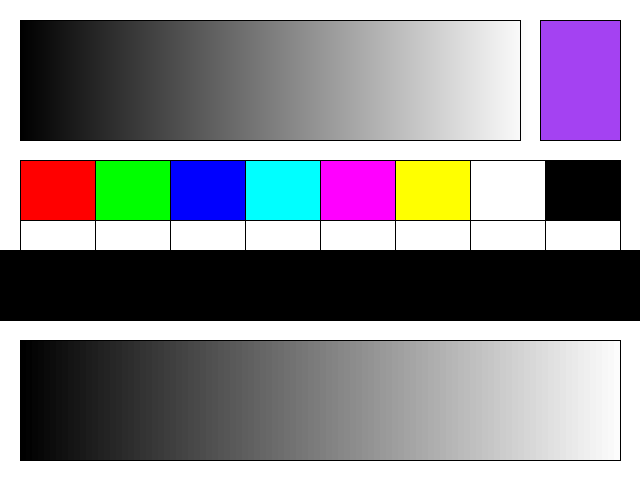
Frame 1 (no input)
Frame 60 (the mouse pressed at the canvas centre just before this capture): identical to frame 1, image omitted
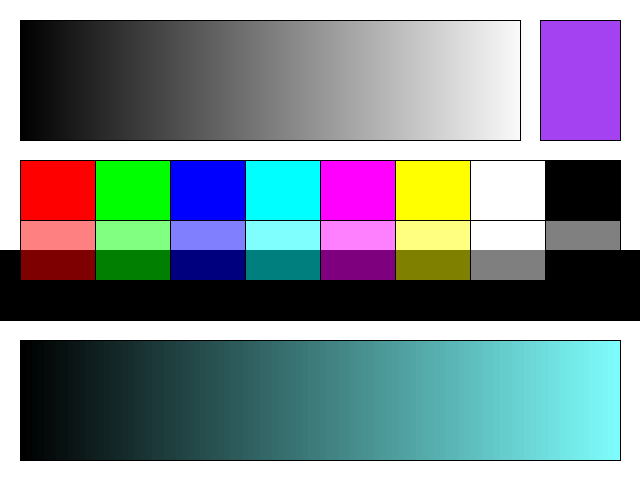
Frame 120 (the mouse held since frame 60 and released just before this capture)

The Processing sketch that drew these frames (run headless with seeded random() and noise(); from frame 60 on, the mouse is pressed at the canvas centre):

// Processing sketch: sketch_06_colors
// ── sketch_06_colors.pde
color c;

void setup() {
  size(640, 480);
  smooth();

  c = color(random(255), random(255), random(255));
}

void draw() {
  colorMode(RGB, 255);
  background(255);

  // grayscale
  noStroke();
  for (int i = 0; i < 255; i++) {
    fill(i);
    rect(i*2 + 20, 20, 2, 120);
  }

  stroke(0);
  noFill();
  rect(20, 20, 500, 120);

  // rectangle with random color
  fill(c);
  stroke(0);
  rect(540, 20, 80, 120);

  // full opaque colors
  stroke(0);
  fill(255, 0, 0); // red
  rect(20, 160, 75, 60);

  fill(0, 255, 0); // green
  rect(95, 160, 75, 60);

  fill(0, 0, 255); // blue
  rect(170, 160, 75, 60);

  fill(0, 255, 255); // cyan
  rect(245, 160, 75, 60);
 
  fill(255, 0, 255); // magenta
  rect(320, 160, 75, 60);

  fill(255, 255, 0); // yellow
  rect(395, 160, 75, 60);

  fill(255); // white
  rect(470, 160, 75, 60);

  fill(0); // black
  rect(545, 160, 75, 60);
  
  // black background behind transparent colors
  rect(0, 250, width, 70);
  
  
  // the variable that adds transparent colors when moving the mouse by horizontal
  float t = map(mouseX, 0, width, 0, 255);
  
  // transparent colors
  fill(255, 0, 0, t); // red
  rect(20, 220, 75, 60);

  fill(0, 255, 0, t); // green
  rect(95, 220, 75, 60);

  fill(0, 0, 255, t); // blue
  rect(170, 220, 75, 60);

  fill(0, 255, 255, t); // cyan
  rect(245, 220, 75, 60);
 
  fill(255, 0, 255, t); // magenta
  rect(320, 220, 75, 60);

  fill(255, 255, 0, t); // yellow
  rect(395, 220, 75, 60);

  fill(255, t); // white
  rect(470, 220, 75, 60);

  fill(0, t); // black
  rect(545, 220, 75, 60);
  
  // HSB color bar
  colorMode(HSB, 360, 100, 100, 100);
  
  // changes the hue of the color when moving mouse by X
  float h = map(mouseX, 0, width, 0, 360);
  // changes the saturation of the color when moving mouse by Y
  float s = map(mouseY, 0, height, 0, 100);
  
  // creating a gradient between black and the hue of the color
  noStroke();
  for(int i = 0; i < 100; i++) {
    fill(h, s, i);
    rect(20 + i*6, 340, 6, 120);
  }
  
  // rectangle with a gradient when moving the mouse by X is changed color 
  noFill();
  stroke(0);
  rect(20, 340, 600, 120);  
}
